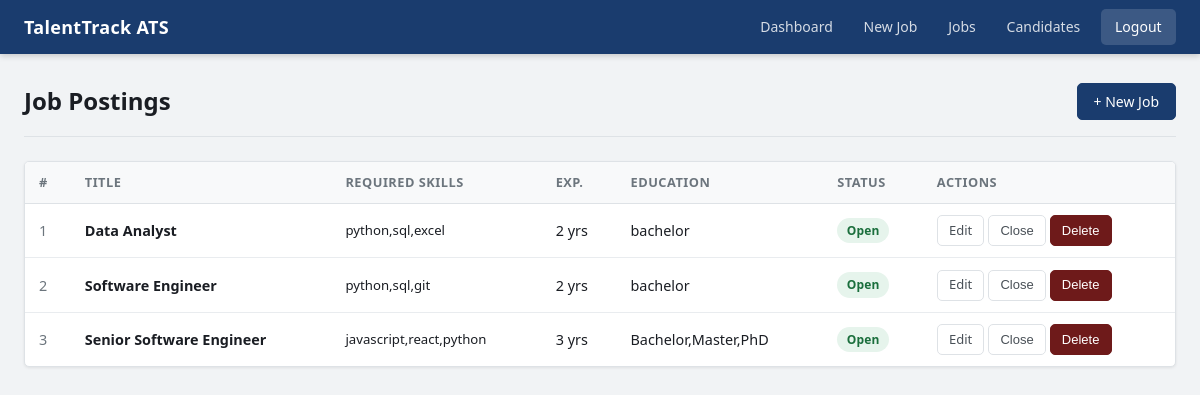
/hr/jobs (signed in), run on the app's committed database.
### tables this page shows
CREATE TABLE jobs (
    id INTEGER PRIMARY KEY AUTOINCREMENT,
    title TEXT NOT NULL,
    mandatory_skills TEXT NOT NULL,
    optional_skills TEXT,
    min_experience INTEGER DEFAULT 0,
    required_education TEXT,
    skill_weight INTEGER NOT NULL,
    experience_weight INTEGER NOT NULL,
    education_weight INTEGER NOT NULL,
    created_by INTEGER NOT NULL,
    is_closed INTEGER DEFAULT 0,
    created_at TIMESTAMP DEFAULT CURRENT_TIMESTAMP,
    FOREIGN KEY (created_by) REFERENCES users(id),
    CHECK(skill_weight + experience_weight + education_weight = 100)
);

### hr/routes.py (the view)
@hr_bp.route('/jobs')
@hr_required
def view_jobs():
    jobs = get_all_jobs(include_closed=True)
    return render_template("hr/jobs.html", jobs=jobs)

### auth/models.py (called while the page is built)
def get_db():
    conn = sqlite3.connect(DATABASE)
    conn.row_factory = sqlite3.Row
    return conn

def hr_required(f):
    @wraps(f)
    def decorated_function(*args, **kwargs):
        if 'user_id' not in session or session.get('role') != 'hr':
            flash('HR access required', 'danger')
            return redirect(url_for('landing'))
        return f(*args, **kwargs)
    return decorated_function

### hr/models.py (called while the page is built)
def get_all_jobs(include_closed=True):
    conn = get_db()
    cur = conn.cursor()
    if include_closed:
        cur.execute("SELECT * FROM jobs ORDER BY created_at DESC")
    else:
        cur.execute("SELECT * FROM jobs WHERE is_closed = 0 ORDER BY created_at DESC")
    jobs = cur.fetchall()
    conn.close()
    return jobs

### templates/hr/jobs.html (shortened to what this page needs)
<!DOCTYPE html>
<html lang="en">
<head>
  <link rel="stylesheet" href="{{ url_for('static', filename='css/style.css') }}">
</head>
<body>
<nav class="navbar">
  <div class="navbar-container">
    <span class="nav-brand">TalentTrack ATS</span>
    <div class="nav-menu">
      <a href="{{ url_for('hr.dashboard') }}">Dashboard</a>
      <a href="{{ url_for('hr.create_job_route') }}">New Job</a>
      <a href="{{ url_for('hr.view_jobs') }}">Jobs</a>
      <a href="{{ url_for('hr.candidates') }}">Candidates</a>
      <a href="{{ url_for('auth.logout') }}" class="btn-logout">Logout</a>
    </div>
  </div>
</nav>
<div class="container">
  <div class="page-header" style="display:flex;align-items:center;justify-content:space-between;flex-wrap:wrap;gap:.75rem;">
    <div>
      <h1>Job Postings</h1>
    </div>
    <a href="{{ url_for('hr.create_job_route') }}" class="btn btn-primary">+ New Job</a>
  </div>
  {% if jobs %}
  <div class="card" style="padding:0;overflow:hidden;">
    <table>
      <thead>
        <tr>
          <th>#</th><th>Title</th><th>Required Skills</th>
          <th>Exp.</th><th>Education</th><th>Status</th><th>Actions</th>
        </tr>
      </thead>
      <tbody>
      {% for job in jobs %}
      <tr>
        <td style="color:var(--gray-500);">{{ loop.index }}</td>
        <td><strong>{{ job.title }}</strong></td>
        <td style="font-size:.825rem;max-width:200px;">{{ job.mandatory_skills or '—' }}</td>
        <td>{{ job.min_experience or 0 }} yr{{ 's' if (job.min_experience or 0)!=1 }}</td>
        <td>{{ job.required_education or '—' }}</td>
        <td>
          {% if job.is_closed %}
            <span class="badge badge-closed">Closed</span>
          {% else %}
            <span class="badge badge-open">Open</span>
          {% endif %}
        </td>
        <td style="white-space:nowrap;">
          {% if not job.is_closed %}
          <a href="{{ url_for('hr.edit_job', job_id=job.id) }}" class="btn btn-sm btn-secondary">Edit</a>
          <form method="POST" action="{{ url_for('hr.close_job_route', job_id=job.id) }}" style="display:inline;">
            <button type="submit" class="btn btn-sm btn-secondary"
              onclick="return confirm('Close this job? No new applications will be accepted.')">Close</button>
          </form>
          {% else %}
          <span style="font-size:.8rem;color:var(--gray-500);">Locked</span>
          {% endif %}
          <form method="POST" action="{{ url_for('hr.remove_job', job_id=job.id) }}" style="display:inline;">
            <button type="submit" class="btn btn-sm btn-danger"
              onclick="return confirm('Delete? If applications exist it will be closed instead.')">Delete</button>
          </form>
        </td>
      </tr>
      {% endfor %}
      </tbody>
    </table>
  </div>
  {% else %}
  <div class="empty-state">No job postings yet. <a href="{{ url_for('hr.create_job_route') }}">Create one now.</a></div>
  {% endif %}
</div>
</body>
</html>

### static/css/style.css (style rules this page uses)
*, *::before, *::after { box-sizing: border-box; margin: 0; padding: 0; }
:root { --blue: #1a3c6e; --blue-hover: #14305a; --blue-light: #e8eef7; --green: #1a6e3c; --green-bg: #e6f4ec; --red: #6e1a1a; --red-bg: #f4e6e6; --amber: #7a5200; --amber-bg: #fef3d0; --gray-50: #f8f9fa; --gray-100: #f1f3f5; --gray-200: #e9ecef; --gray-300: #dee2e6; --gray-500: #6c757d; --gray-700: #495057; --gray-900: #1a1d23; --white: #ffffff; --radius: 5px; --shadow-sm: 0 1px 3px rgba(0,0,0,.08); --shadow: 0 2px 8px rgba(0,0,0,.10); --font: 'Segoe UI', system-ui, -apple-system, sans-serif; }
body { font-family: var(--font); background: var(--gray-100); color: var(--gray-900); font-size: 0.9375rem; line-height: 1.6; min-height: 100vh; }
.navbar { background: var(--blue); box-shadow: 0 2px 6px rgba(0,0,0,.18); position: sticky; top: 0; z-index: 100; }
.navbar-container { max-width: 1200px; margin: 0 auto; display: flex; align-items: center; justify-content: space-between; padding: 0 1.5rem; height: 54px; }
.nav-brand { font-size: 1.125rem; font-weight: 700; color: var(--white); letter-spacing: .3px; }
.nav-menu { display: flex; align-items: center; gap: 2px; }
.nav-menu a { color: rgba(255,255,255,.82); text-decoration: none; font-size: 0.875rem; font-weight: 500; padding: .4rem .9rem; border-radius: var(--radius); transition: background .15s, color .15s; }
.nav-menu .btn-logout { background: rgba(255,255,255,.15); color: #fff; margin-left: .25rem; }
.container { max-width: 1200px; margin: 0 auto; padding: 1.75rem 1.5rem; }
.page-header { margin-bottom: 1.5rem; padding-bottom: 1rem; border-bottom: 1px solid var(--gray-300); }
.page-header h1 { font-size: 1.5rem; font-weight: 700; color: var(--gray-900); }
.card { background: var(--white); border: 1px solid var(--gray-300); border-radius: var(--radius); padding: 1.5rem; margin-bottom: 1.25rem; box-shadow: var(--shadow-sm); }
.btn { display: inline-flex; align-items: center; gap: .35rem; padding: .45rem 1rem; font-size: .875rem; font-weight: 500; border: 1px solid transparent; border-radius: var(--radius); cursor: pointer; text-decoration: none; transition: all .15s; line-height: 1.5; white-space: nowrap; }
.btn-primary { background: var(--blue); color: #fff; border-color: var(--blue); }
.btn-danger { background: var(--red); color: #fff; border-color: var(--red); }
.btn-secondary { background: var(--white); color: var(--gray-700); border-color: var(--gray-300); }
.btn-sm { padding: .3rem .7rem; font-size: .8125rem; }
table { width: 100%; border-collapse: collapse; }
thead th { background: var(--gray-50); text-align: left; font-size: .8rem; font-weight: 600; color: var(--gray-500); text-transform: uppercase; letter-spacing: .5px; padding: .625rem .875rem; border-bottom: 1px solid var(--gray-300); }
tbody td { padding: .7rem .875rem; font-size: .9rem; color: var(--gray-900); border-bottom: 1px solid var(--gray-200); vertical-align: middle; }
tbody tr:last-child td { border-bottom: none; }
.badge { display: inline-flex; align-items: center; padding: .2rem .6rem; font-size: .75rem; font-weight: 600; border-radius: 20px; letter-spacing: .2px; white-space: nowrap; }
.badge-open { background: var(--green-bg); color: var(--green); }

### data on the page
jobs: title "Data Analyst", mandatory_skills "python,sql,excel", min_experience "2", min_experience "s", required_education "bachelor", is_closed "Open"
jobs: title "Software Engineer", mandatory_skills "python,sql,git", min_experience "2", min_experience "s", required_education "bachelor", is_closed "Open"
jobs: title "Senior Software Engineer", mandatory_skills "javascript,react,python", min_experience "3", min_experience "s", required_education "Bachelor,Master,PhD", is_closed "Open"
